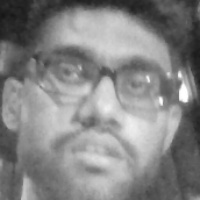
#> input picture data/user.1.1.jpg, 200 x 200 px, given in place of the camera
$ jupyter execute Generating_dataset.ipynb
#> lines starting #> are read from the running program, lines starting #| are printed output that depends on the picture
[cell 1]
#1. Generate dataset
#2. Train the classifier and save it
#3. detect the face and name it if it is already stored in our dataset

[cell 2]
import cv2 as cv

[cell 3]
def generate_dataset():
    face_classifier = cv.CascadeClassifier("haarcascade_frontalface_default.xml")
    def face_cropped(img):
        gray = cv.cvtColor(img, cv.COLOR_BGR2GRAY)
        faces = face_classifier.detectMultiScale(gray, 1.3, 5)
        # where ,scaling factor = 1.3 and Minimum neighbor = 5

        if faces is ():
            return None
        for(x,y,w,h) in faces:
            cropped_face = img[y:y+h, x:x+w]
        return cropped_face

    #accessing the default camera of system
    cap = cv.VideoCapture(0)
    id = 1
    img_id = 0

    while True:
        ret, frame = cap.read()
#> frame is the input picture: shape (200, 200, 3); min 22, max 255, mean 132.6
        if face_cropped(frame) is not None:
#> in face_cropped, `faces = face_classifier.detectMultiScale(gray, 1.3, 5)`: faces = [[16, 14, 174, 174]]
#> the loop in face_cropped, `for(x,y,w,h) in faces:` made 1 pass
#> pass 1, in face_cropped, `cropped_face = img[y:y+h, x:x+w]`:
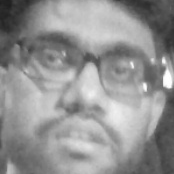
#> cropped_face: shape (174, 174, 3); min 31, max 255, mean 146.6
            img_id += 1
#> img_id = 1
            face = cv.resize(face_cropped(frame), (200, 200))
#> the loop in face_cropped (call 2), `for(x,y,w,h) in faces:` made 1 pass
            face = cv.cvtColor(face, cv.COLOR_BGR2GRAY)
#> face: shape (200, 200)
            file_name_path = "data/user."+str(id)+"."+str(img_id)+".jpg"
#> file_name_path = 'data/user.1.1.jpg'
            cv.imwrite(file_name_path, face)
            cv.putText(face, str(img_id),(50, 50),cv.FONT_HERSHEY_COMPLEX, 1, (0, 255, 0), 2)
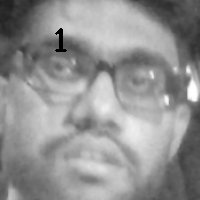
#> face: shape (200, 200); min 0, max 255, mean 146.1
            #(50,50) is the origin point from where text is to be written
            #font scale = 1
            #thickness = 2

            cv.imshow("Cropped face", face)
            if cv.waitKey(1) == 13 or int(img_id) == 200:
#> (key Esc is pressed here)
                break
    cap.release()
    cv.destroyAllWindows()
    print("Collecting samples is completed.........")
generate_dataset()

$ run again, on data/user.1.101.jpg
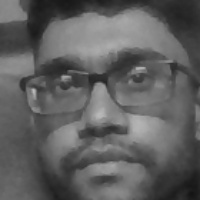
#> input picture data/user.1.101.jpg, 200 x 200 px, given in place of the camera
#> in generate_dataset, frame is the input picture: shape (200, 200, 3); min 20, max 188, mean 95.3
#> faces = [[16, 9, 177, 177]]
#> the loop in face_cropped, `for(x,y,w,h) in faces:` made 1 pass
#> pass 1, in face_cropped, `cropped_face = img[y:y+h, x:x+w]`:
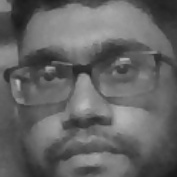
#> cropped_face: shape (177, 177, 3); min 24, max 188, mean 100.3
#> img_id = 1
#> the loop in face_cropped (call 2), `for(x,y,w,h) in faces:` made 1 pass
#> file_name_path = 'data/user.1.1.jpg'
#> in generate_dataset, `cv.putText(face, str(img_id),(50, 50),cv.FONT_HERSHEY_COMPLEX, 1, (0, ..`:
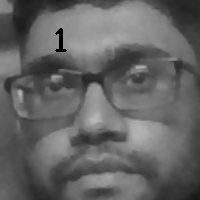
#> face: shape (200, 200); min 0, max 185, mean 99.7
